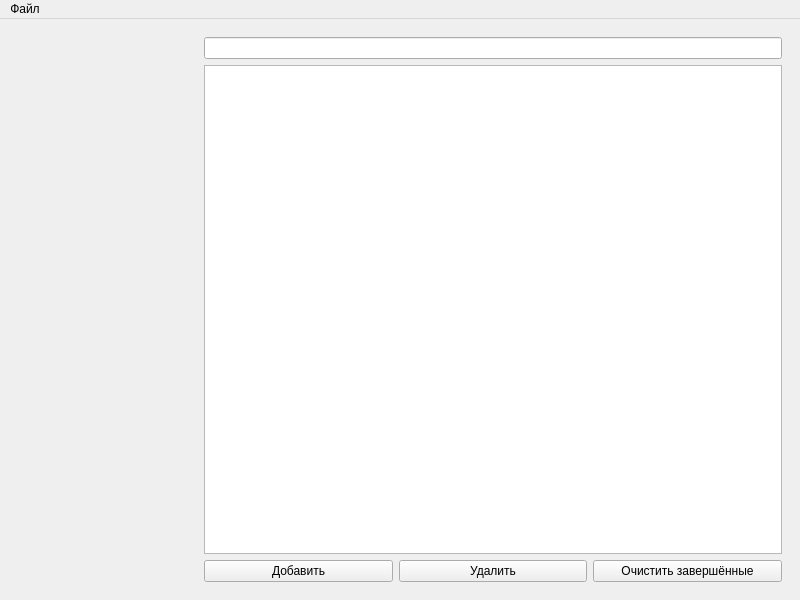
<?xml version="1.0" encoding="UTF-8"?>
<ui version="4.0">
 <class>MainWindow</class>
 <widget class="QMainWindow" name="MainWindow">
  <property name="geometry">
   <rect>
    <x>0</x>
    <y>0</y>
    <width>800</width>
    <height>600</height>
   </rect>
  </property>
  <property name="windowTitle">
   <string>ToDo App</string>
  </property>
  <widget class="QWidget" name="centralwidget">
   <layout class="QHBoxLayout" name="horizontalLayout">
    <item>
     <widget class="QWidget" name="sidebar" native="true">
      <property name="minimumSize">
       <size>
        <width>180</width>
        <height>0</height>
       </size>
      </property>
     </widget>
    </item>
    <item>
     <widget class="QStackedWidget" name="stackedWidget">
      <widget class="QWidget" name="page">
       <layout class="QVBoxLayout" name="verticalLayout">
        <item>
         <widget class="QLineEdit" name="taskInput"/>
        </item>
        <item>
         <widget class="QListWidget" name="taskList"/>
        </item>
        <item>
         <layout class="QHBoxLayout" name="buttonLayout">
          <item>
           <widget class="QPushButton" name="addButton">
            <property name="text">
             <string>Добавить</string>
            </property>
           </widget>
          </item>
          <item>
           <widget class="QPushButton" name="deleteButton">
            <property name="text">
             <string>Удалить</string>
            </property>
           </widget>
          </item>
          <item>
           <widget class="QPushButton" name="clearCompletedButton">
            <property name="text">
             <string>Очистить завершённые</string>
            </property>
           </widget>
          </item>
         </layout>
        </item>
       </layout>
      </widget>
     </widget>
    </item>
   </layout>
  </widget>
  <widget class="QMenuBar" name="menubar">
   <widget class="QMenu" name="menuFile">
    <property name="title">
     <string>Файл</string>
    </property>
    <addaction name="actionImport"/>
   </widget>
   <addaction name="menuFile"/>
  </widget>
  <action name="actionImport">
   <property name="text">
    <string>Импортировать из JSON...</string>
   </property>
  </action>
 </widget>
 <resources/>
 <connections/>
</ui>
